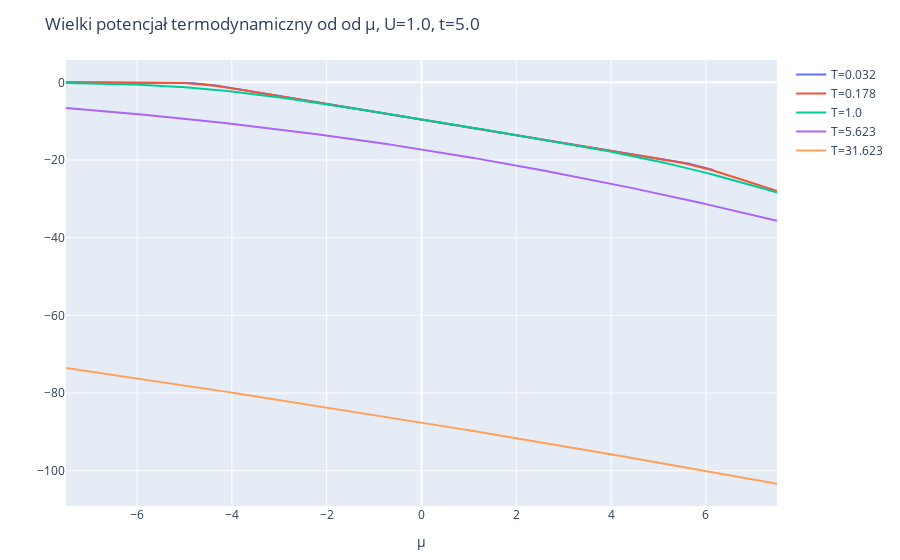

The code cell stored with this chart in its notebook:
### Code cell
y_vals = grand_pots

layout = Layout(
    title="Wielki potencjał termodynamiczny od od μ, U=$U, t=$t",
    xaxis_title="μ",
    yaxis_title="",
)
plot([scatter(x=chem_potentials, y=yval, name="T=$t") for (yval, t) in zip(y_vals, temp_range)], layout)

### Figure 1 — Plotly figure (JSON) as saved in the notebook; plotly's stock layout.template omitted (floating-point values rounded to 4 significant figures; data arrays with more than 128 entries replaced by an {"elided": "..."} marker saying what was removed)
{"data": [{"name": "T=0.032", "type": "scatter", "x": {"elided": "301 float values"}, "y": {"elided": "301 float values"}}, {"name": "T=0.178", "type": "scatter", "x": {"elided": "301 float values"}, "y": {"elided": "301 float values"}}, {"name": "T=1.0", "type": "scatter", "x": {"elided": "301 float values"}, "y": {"elided": "301 float values"}}, {"name": "T=5.623", "type": "scatter", "x": {"elided": "301 float values"}, "y": {"elided": "301 float values"}}, {"name": "T=31.623", "type": "scatter", "x": {"elided": "301 float values"}, "y": {"elided": "301 float values"}}], "layout": {"margin": {"b": 50, "l": 50, "r": 50, "t": 60}, "title": "Wielki potencjał termodynamiczny od od μ, U=1.0, t=5.0", "xaxis": {"title": {"text": "μ"}}, "yaxis": {"title": {"text": ""}}}}
